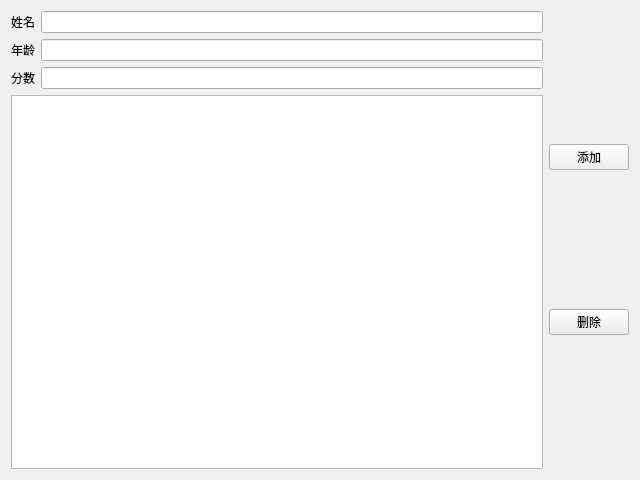
<?xml version="1.0" encoding="UTF-8"?>
<ui version="4.0">
 <class>MainWidget</class>
 <widget class="QWidget" name="MainWidget">
  <property name="geometry">
   <rect>
    <x>0</x>
    <y>0</y>
    <width>640</width>
    <height>480</height>
   </rect>
  </property>
  <property name="windowTitle">
   <string>MainWidget</string>
  </property>
  <layout class="QHBoxLayout" name="horizontalLayout_4">
   <item>
    <layout class="QVBoxLayout" name="verticalLayout">
     <item>
      <layout class="QHBoxLayout" name="horizontalLayout">
       <item>
        <widget class="QLabel" name="labelName">
         <property name="text">
          <string>姓名</string>
         </property>
         <property name="buddy">
          <cstring>lineEditName</cstring>
         </property>
        </widget>
       </item>
       <item>
        <widget class="QLineEdit" name="lineEditName"/>
       </item>
      </layout>
     </item>
     <item>
      <layout class="QHBoxLayout" name="horizontalLayout_2">
       <item>
        <widget class="QLabel" name="labelAge">
         <property name="text">
          <string>年龄</string>
         </property>
         <property name="buddy">
          <cstring>lineEditAge</cstring>
         </property>
        </widget>
       </item>
       <item>
        <widget class="QLineEdit" name="lineEditAge"/>
       </item>
      </layout>
     </item>
     <item>
      <layout class="QHBoxLayout" name="horizontalLayout_3">
       <item>
        <widget class="QLabel" name="labelScore">
         <property name="text">
          <string>分数</string>
         </property>
         <property name="buddy">
          <cstring>lineEditScore</cstring>
         </property>
        </widget>
       </item>
       <item>
        <widget class="QLineEdit" name="lineEditScore"/>
       </item>
      </layout>
     </item>
     <item>
      <widget class="QTableView" name="tableView"/>
     </item>
    </layout>
   </item>
   <item>
    <layout class="QVBoxLayout" name="verticalLayout_2">
     <item>
      <widget class="QPushButton" name="pushButtonAdd">
       <property name="text">
        <string>添加</string>
       </property>
      </widget>
     </item>
     <item>
      <widget class="QPushButton" name="pushButtonDel">
       <property name="text">
        <string>删除</string>
       </property>
      </widget>
     </item>
    </layout>
   </item>
  </layout>
 </widget>
 <layoutdefault spacing="6" margin="11"/>
 <resources/>
 <connections/>
</ui>
